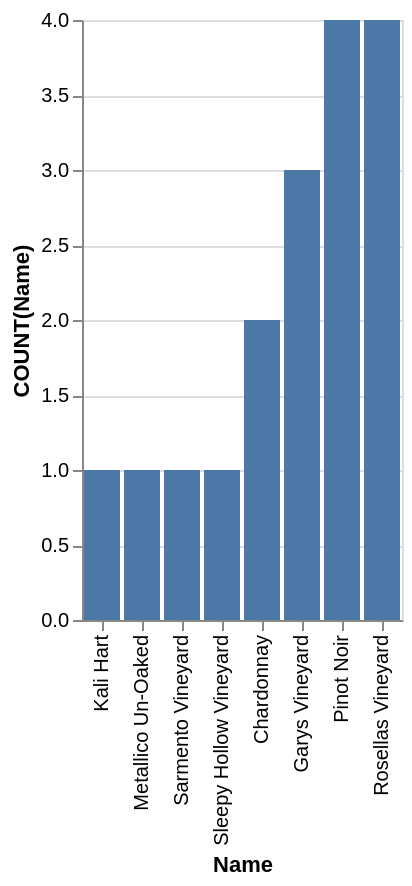

Describe this chart as a Vega-Lite specification.
### Vega-Lite specification from a JSON file in a GitHub repository (floating-point values rounded to 4 significant figures)
{"data": {"values": [{"x_data": "Kali Hart", "y_data": 1}, {"x_data": "Metallico Un-Oaked", "y_data": 1}, {"x_data": "Sarmento Vineyard", "y_data": 1}, {"x_data": "Sleepy Hollow Vineyard", "y_data": 1}, {"x_data": "Chardonnay", "y_data": 2}, {"x_data": "Garys Vineyard", "y_data": 3}, {"x_data": "Pinot Noir", "y_data": 4}, {"x_data": "Rosellas Vineyard", "y_data": 4}]}, "mark": "bar", "encoding": {"x": {"field": "x_data", "type": "nominal", "title": "Name", "sort": {"op": "sum", "field": "y_data", "order": "ascending"}}, "y": {"field": "y_data", "type": "quantitative", "title": "COUNT(Name)"}}}
